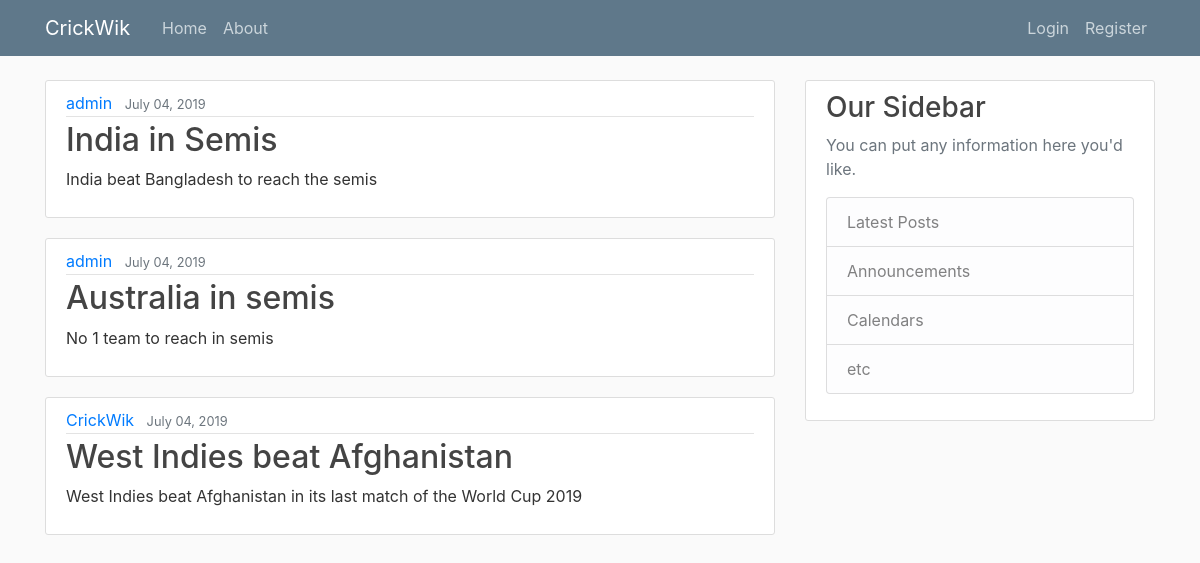
The page / on the database its author committed.
### crickwik/models.py (models this page shows, shortened)
class Post(models.Model):
    title = models.CharField(max_length=100)
    content = models.TextField()
    date_posted = models.DateTimeField(default=timezone.now)
    author = models.ForeignKey(User, on_delete=models.CASCADE)

### crickwik/views.py (the view)
# urls.py: 2. Add a URL to urlpatterns:  path('', views.home, name='home')
def home(request):
    context = {
        'posts' : Post.objects.all()
    }
    return render(request,'crickwik/home.htm',context)

### crickwik/templates/crickwik/home.htm
{% extends 'crickwik/base.htm' %}
{% block content %}
    {% for post in posts %}
    <article class="media content-section">
        <div class="media-body">
            <div class="article-metadata">
                <a class="mr-2" href="#">{{ post.author }}</a>
                <small class="text-muted">{{ post.date_posted | date:"F d, Y" }}</small>
            </div>
              <h2><a class="article-title" href="#">{{ post.title }}</a></h2>
              <p class="article-content">{{ post.content }}</p>
        </div>
    </article>
    {% endfor %}
{% endblock content %}

### crickwik/templates/crickwik/base.htm (shortened to what this page needs)
{% load static %}
<!DOCTYPE html>
<html lang="en">
    <head>
        <link rel="stylesheet" href="https://maxcdn.bootstrapcdn.com/bootstrap/4.0.0/css/bootstrap.min.css">
        <link rel="stylesheet" type="text/css" href="{% static 'crickwik/main.css' %}">
    </head>
    <body>
            <header class="site-header">
                <nav class="navbar navbar-expand-md navbar-dark bg-steel fixed-top">
                    <div class="container">
                        <a class="navbar-brand mr-4" href="{% url 'cric-home' %}">CrickWik</a>
                        <div class="collapse navbar-collapse" id="navbarToggle">
                          <div class="navbar-nav mr-auto">
                                <a class="nav-item nav-link" href="{% url 'cric-home' %}">Home</a>
                                <a class="nav-item nav-link" href="{% url 'cric-about' %}">About</a>
                          </div>
                          <div class="navbar-nav">
                                <a class="nav-item nav-link" href="#">Login</a>
                                <a class="nav-item nav-link" href="#">Register</a>
                          </div>
                        </div>
                    </div>
                </nav>
            </header>
            <main role="main" class="container">
                <div class="row">
                    <div class="col-md-8">
                        {% block content %}{% endblock %}
                    </div>
                    <div class="col-md-4">
                        <div class="content-section">
                          <h3>Our Sidebar</h3>
                          <p class='text-muted'>You can put any information here you'd like.
                            <ul class="list-group">
                              <li class="list-group-item list-group-item-light">Latest Posts</li>
                              <li class="list-group-item list-group-item-light">Announcements</li>
                              <li class="list-group-item list-group-item-light">Calendars</li>
                              <li class="list-group-item list-group-item-light">etc</li>
                            </ul>
                          </p>
                        </div>
                      </div>
                </div>
            </main>
    </body>
</html>

### crickwik/static/crickwik/main.css (style rules this page uses)
body { background: #fafafa; color: #333333; margin-top: 5rem; }
h1, h2, h3, h4, h5, h6 { color: #444444; }
ul { margin: 0; }
.bg-steel { background-color: #5f788a; }
.site-header .navbar-nav .nav-link { color: #cbd5db; }
.content-section { background: #ffffff; padding: 10px 20px; border: 1px solid #dddddd; border-radius: 3px; margin-bottom: 20px; }
.article-title { color: #444444; }
.article-content { white-space: pre-line; }
.article-metadata { padding-bottom: 1px; margin-bottom: 4px; border-bottom: 1px solid #e3e3e3 }

### rows shown on the page
Post: author "admin", date_posted "July 04, 2019", title "India in Semis", content "India beat Bangladesh to reach the semis"
Post: author "admin", date_posted "July 04, 2019", title "Australia in semis", content "No 1 team to reach in semis"
Post: author "CrickWik", date_posted "July 04, 2019", title "West Indies beat Afghanistan", content "West Indies beat Afghanistan in its last match of the World Cup 2019"
